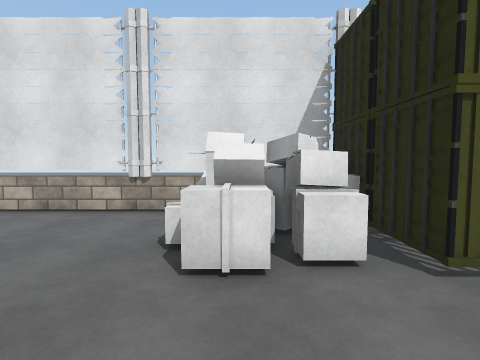
view 1 (above)

24 first-person views from a walk through a scene from a Unity 3-D project. The camera is 1.4 m above the floor, tilts 4° down and sees 80° across. The floor is counted in squares, 1 m on a side. Each view is taken from the middle of a square. On the plan, view 1 faces up. The plan holds only what a view shows up to about 14 squares ahead; the rest is blank. The place goes on beyond the plan. The player character is not drawn. Some animated figures are not drawn. Surface patterns are stand-ins for the level's own textures.

view 2
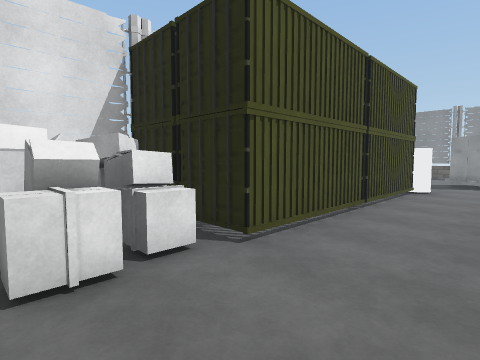

view 3
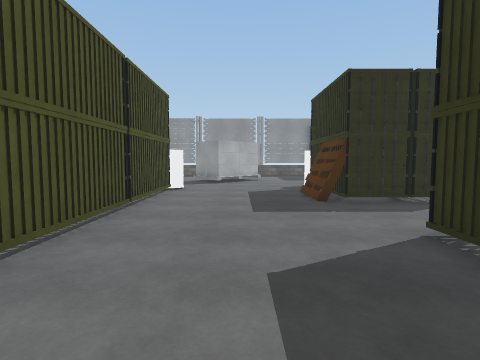

view 4
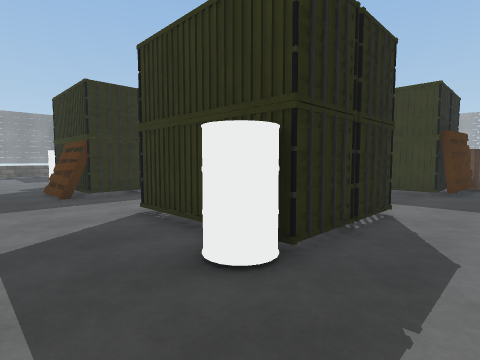

view 5
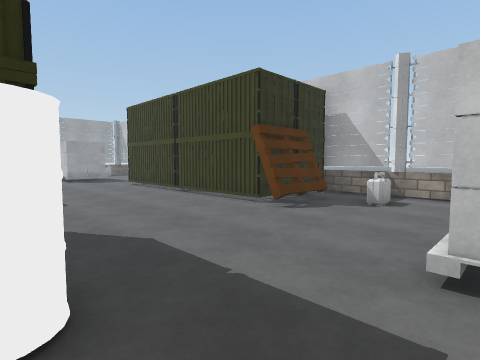

view 6
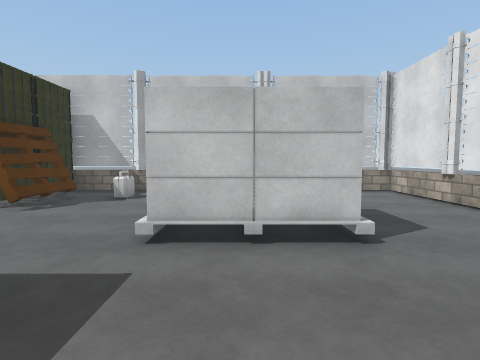

view 7
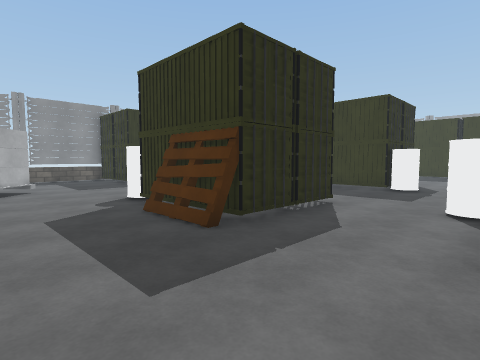

view 8
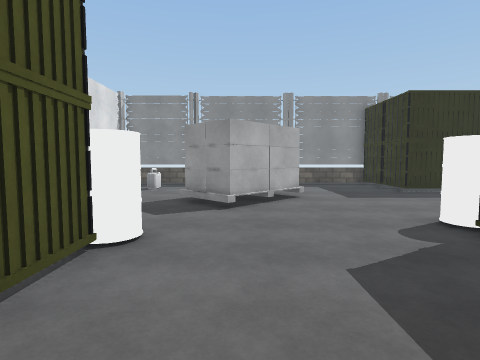

view 9
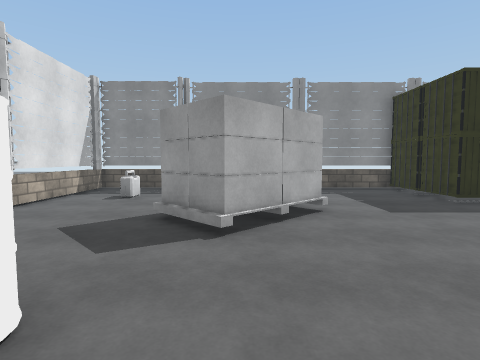

view 10
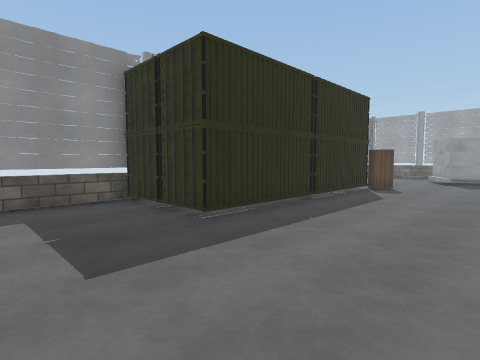

view 11
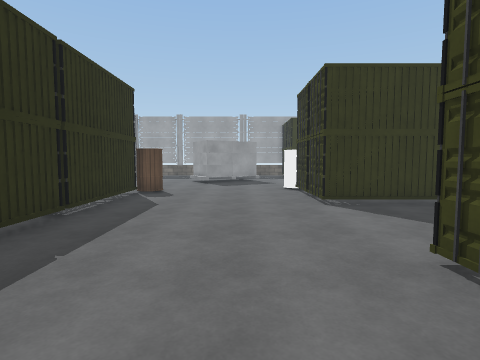

view 12
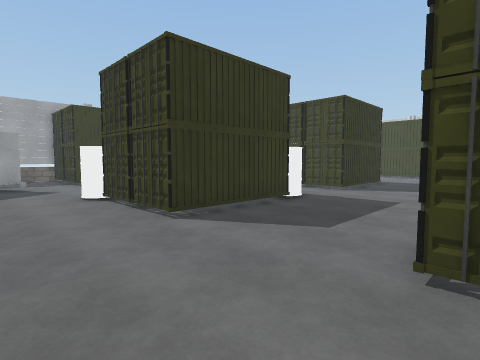

view 13
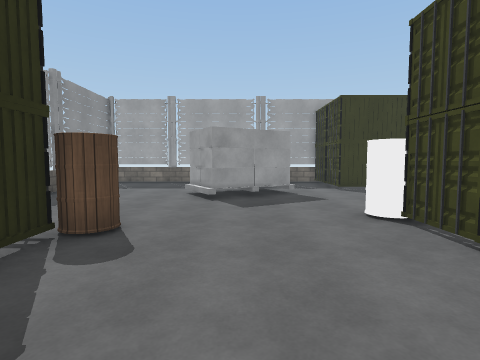

view 14
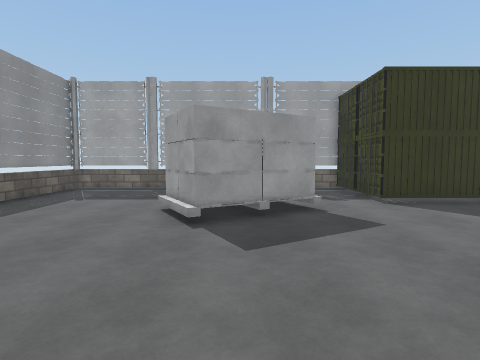

view 15
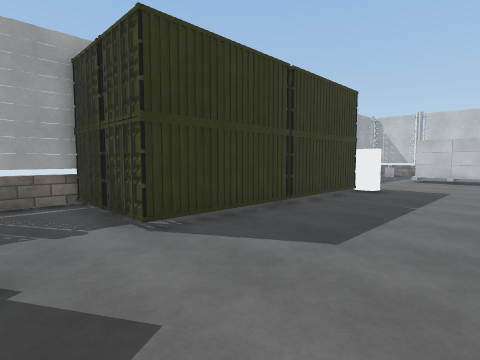

view 16
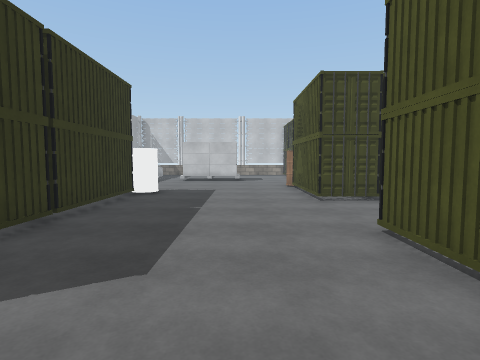

view 17
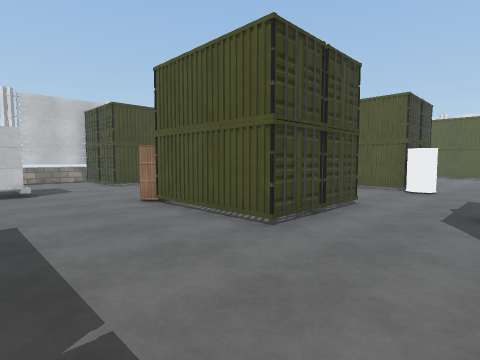

view 18
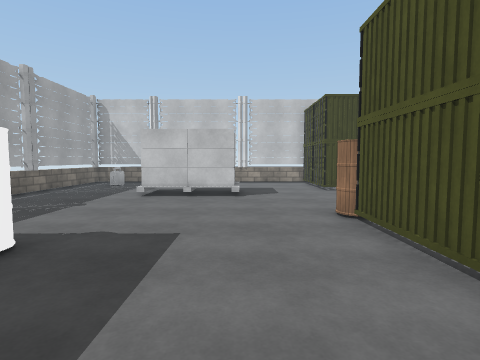

view 19
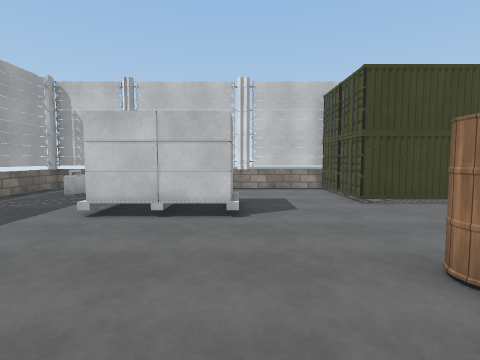

view 20
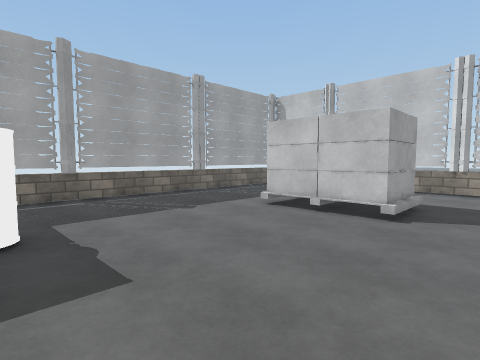

view 21
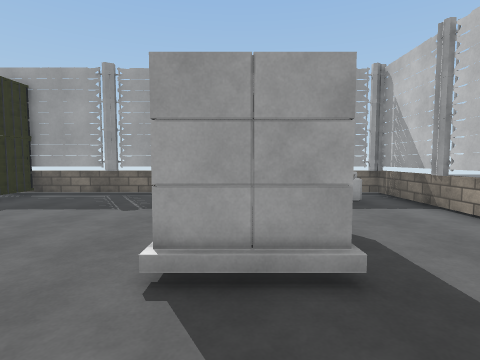

view 22
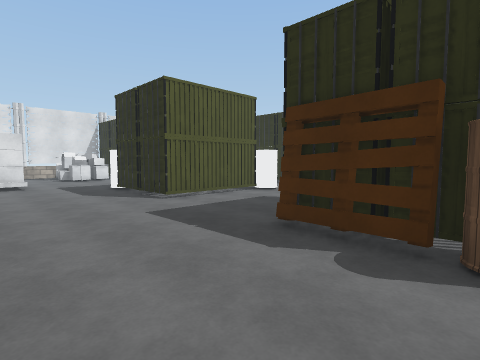

view 23
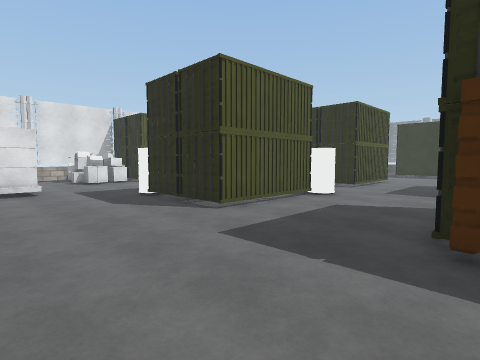

view 24
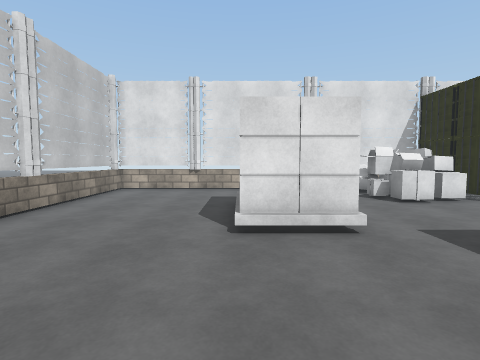

### Floor plan
Key: @ floor where view 1 was taken; # wall or solid block; . floor; O other object.
Columns run from 12 left of view 1 to 25 right of it. Each row starts with its distance up from view 1.
  8 ###############                #######
  7 #..........OO OO              .......#
  6 #..........OOOOO             ........#
  5 #..........OOOOO            ......O..#
  4 #..........OOOOO         O..........
  3 #.....  O...O..OOOOOOOOOOO....O.
  2 #.....O O....................O
  1 #.....O O...................OO
  0  .....OOO...@.................O
 -1  ..............................O..
 -2 #...........O......................
 -3 #.O........OO........OOO.............#
 -4 #..........OOOOOO....OOOOOO..........#
 -5 #..OOO.....OO    ....O     ..........#
 -6 #OOOOO......O   O....O    .......OOOO#
 -7      O.....OO   O....O   O.......O
 -8      O......OOOOOO...O   O.......O
 -9      O...........................O
-10      O...........................O
-11      O...........................O
-12      O...........................O
-13      O.....OOO OO..OOOOOOO.......O
-14      O.....OO   O...OO   O.......O
-15      O.....OO   O...     O.......O
-16 #OOOOO.....OO   O....    O......OO
-17 #.........OOOOOOO....OOO O......O.
-18 #........................OO........
-19 #..................................
-20 #....OOO............................
-21 #....  O......................O......
-22  ....  O....................OOO......
-23  ....  O...................OO  O.....#
-24 #.... OO.....OOOOOOOOOOOO...O  ......#
-25 #..............         O...    .....#
-26 #..............         O..     .....#
-27 #.O............O        O..     .....#
-28 #..............O        O..      ....#
-29 ################        ###      #####

Where each view was taken, in squares from view 1:
view 1: 0 up, 0 right, facing up
view 2: 0 up, 1 left, facing up-right
view 3: 0 up, 1 left, facing right
view 4: 0 up, 3 left, facing down-right
view 5: 0 up, 0 right, facing down-left
view 6: 1 up, 1 right, facing left
view 7: 1 up, 4 right, facing down-right
view 8: 1 up, 8 right, facing right
view 9: 1 up, 11 right, facing right
view 10: 2 down, 15 right, facing down-right
view 11: 4 down, 16 right, facing down
view 12: 7 down, 17 right, facing down-left
view 13: 11 down, 17 right, facing down
view 14: 15 down, 17 right, facing down
view 15: 19 down, 15 right, facing down-left
view 16: 20 down, 14 right, facing left
view 17: 22 down, 8 right, facing up-left
view 18: 20 down, 6 right, facing left
view 19: 20 down, 2 right, facing left
view 20: 18 down, 2 right, facing down-left
view 21: 17 down, 6 left, facing down
view 22: 17 down, 6 left, facing up-right
view 23: 14 down, 6 left, facing up-right
view 24: 6 down, 6 left, facing up
